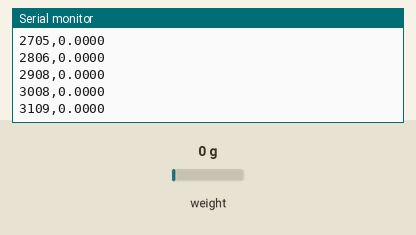
A sketch run on a simulated Arduino Uno, built with avr-gcc and run on an emulated ATmega328P. On the bench: the last lines printed to the serial monitor. Inputs (shaded band) come from the test bench; at power-on: weight on the scale 0 g.

Above: at 3.3 s.
3.4 s: weight on the scale set to 100 g
At 3.42 s:
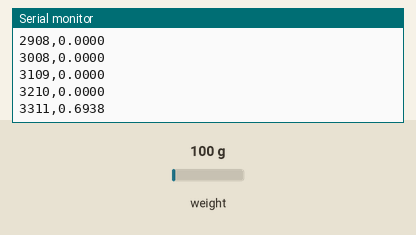
4.9 s: weight on the scale set to 1250 g
At 4.93 s:
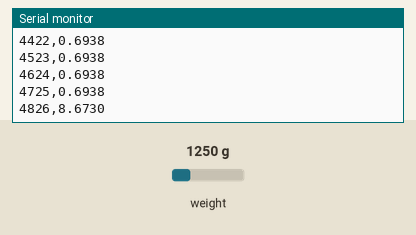
Timing chart, 0 to 7.9 s (numbered marks = the images above; inputs shaded):
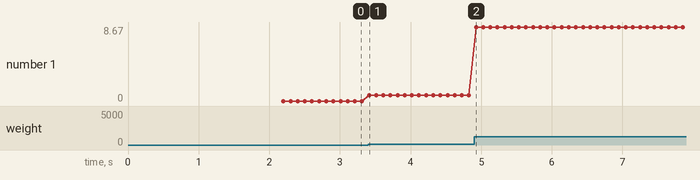

The sketch:

Arduino_after_calibration.ino
```cpp
#include "HX711.h"

#define DOUT 8
#define CLK 7

HX711 scale;

// Calibration factor calculated from linear regression model
const float force_a = 0.00001652;  // Newtons per raw unit

long raw_zero = 0;
unsigned long last_sample_time = 0;
const unsigned long sample_interval = 12;  // 12 ms → 83.333 Hz

void setup() {
  Serial.begin(38400);
  scale.begin(DOUT, CLK);
  delay(1000);
  scale.tare();                // Zeroing the scale
  raw_zero = scale.read();
  Serial.println("time_ms,force_N");
}

void loop() {
  unsigned long now = millis();
  if (now - last_sample_time >= sample_interval) {
    last_sample_time = now;

    long raw = scale.read();
    long net = raw - raw_zero;

    float force = force_a * net;
    if (abs(force) < 0.01) force = 0.0;  // Noise filter

    Serial.print(now);
    Serial.print(",");
    Serial.println(force, 4);
  }
}
```

Measured:
- after the input at 3.4 s, the serial monitor: prints a new line at once (image 1)
- plotted number 1: 0 → 0.69 after the input at 3.4 s
